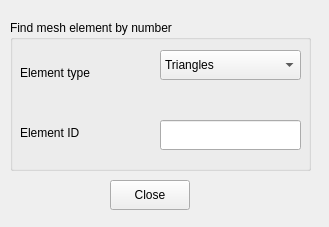
<?xml version="1.0" encoding="UTF-8"?>
<ui version="4.0">
 <class>frmFindElement</class>
 <widget class="QMainWindow" name="frmFindElement">
  <property name="geometry">
   <rect>
    <x>0</x>
    <y>0</y>
    <width>329</width>
    <height>227</height>
   </rect>
  </property>
  <property name="windowTitle">
   <string>Find mesh element</string>
  </property>
  <widget class="QWidget" name="centralwidget">
   <widget class="QGroupBox" name="groupBox">
    <property name="geometry">
     <rect>
      <x>10</x>
      <y>20</y>
      <width>301</width>
      <height>151</height>
     </rect>
    </property>
    <property name="title">
     <string>Find mesh element by number</string>
    </property>
    <widget class="QLabel" name="lblReal">
     <property name="geometry">
      <rect>
       <x>10</x>
       <y>40</y>
       <width>121</width>
       <height>25</height>
      </rect>
     </property>
     <property name="text">
      <string>Element type</string>
     </property>
    </widget>
    <widget class="QLabel" name="lblImag">
     <property name="geometry">
      <rect>
       <x>10</x>
       <y>100</y>
       <width>121</width>
       <height>25</height>
      </rect>
     </property>
     <property name="text">
      <string>Element ID</string>
     </property>
    </widget>
    <widget class="QLineEdit" name="txtElementId">
     <property name="geometry">
      <rect>
       <x>150</x>
       <y>100</y>
       <width>141</width>
       <height>30</height>
      </rect>
     </property>
    </widget>
    <widget class="QComboBox" name="cbxPort">
     <property name="geometry">
      <rect>
       <x>150</x>
       <y>30</y>
       <width>141</width>
       <height>30</height>
      </rect>
     </property>
     <item>
      <property name="text">
       <string>Triangles</string>
      </property>
     </item>
    </widget>
   </widget>
   <widget class="QPushButton" name="btnClose">
    <property name="geometry">
     <rect>
      <x>110</x>
      <y>180</y>
      <width>80</width>
      <height>30</height>
     </rect>
    </property>
    <property name="text">
     <string>Close</string>
    </property>
   </widget>
  </widget>
 </widget>
 <resources/>
 <connections/>
</ui>
